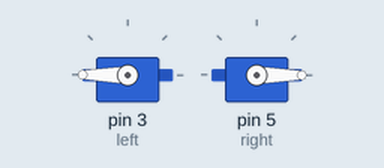
Bench run of a sketch on a simulated Arduino Uno, built with avr-gcc and run on an emulated ATmega328P. On the bench: 2 × servo.

Above: at 0.05 s.
At 8.85 s:
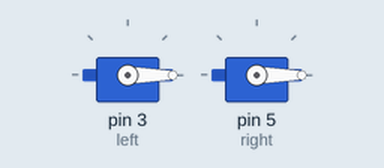
At 16.55 s:
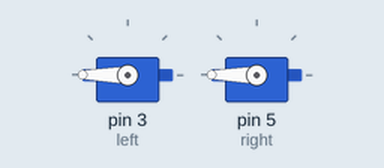
Timing chart, 0 to 23.8 s (numbered marks = the images above):
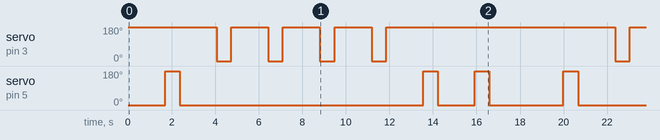

Measured:
- by itself, servo on pin 3 (left): repeats every 18.3 s: 3 × (180° 1.7 s, 0° 0.67 s), 180° 10.5 s, 0° 0.67 s
- by itself, servo on pin 5 (right): repeats every 18.3 s: 0° 11.2 s, 180° 0.67 s, 0° 1.7 s, 180° 0.67 s, 0° 3.4 s, 180° 0.67 s

The sketch:

Lab1Movement.ino
```cpp
#include <Servo.h>
Servo left;
Servo right;
void setup() {
  left.attach(3);
  right.attach(5);
}

void loop() {
  forwardOneBlcok();
  right90();
  forwardOneBlcok();
  left90();
  forwardOneBlcok();
  left90();
  forwardOneBlcok();
  left90();
  forwardOneBlcok();
  left90();
  forwardOneBlcok();
  right90();
  forwardOneBlcok();
  right90();
  forwardOneBlcok();
}
void forwardOneBlcok(){
  forward();
  delay(1700);
  stopMovement();
  }
void left90(){
  turnLeft();
  delay(670);
  stopMovement();
  }
void right90(){
  turnRight();
  delay(670);
  stopMovement();
  }
void forward(){
  left.write(180);
  right.write(0);
  }
void backward(){
  left.write(0);
  right.write(180);
  }
void turnLeft(){
  left.write(0);
  right.write(0);
  }
void turnRight(){
  left.write(180);
  right.write(180);
  }
void stopMovement(){
  left.write(90);
  right.write(90);
  }
```
